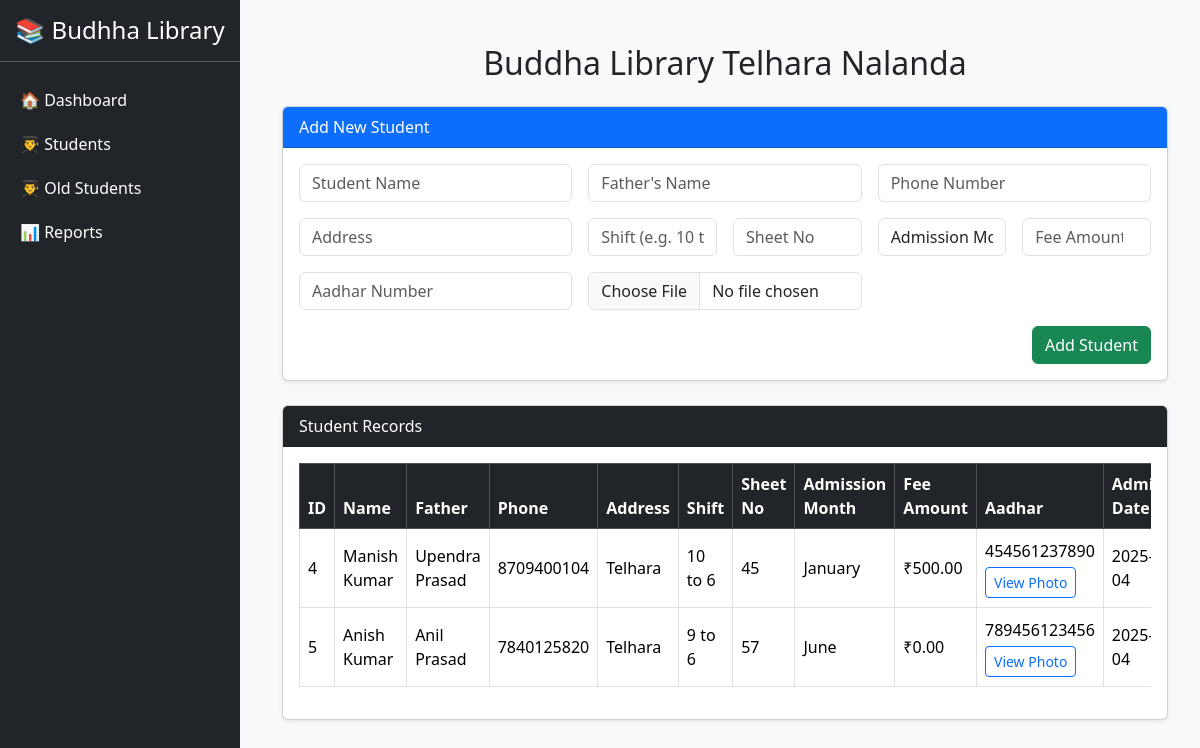
Before: /students with the older database file.
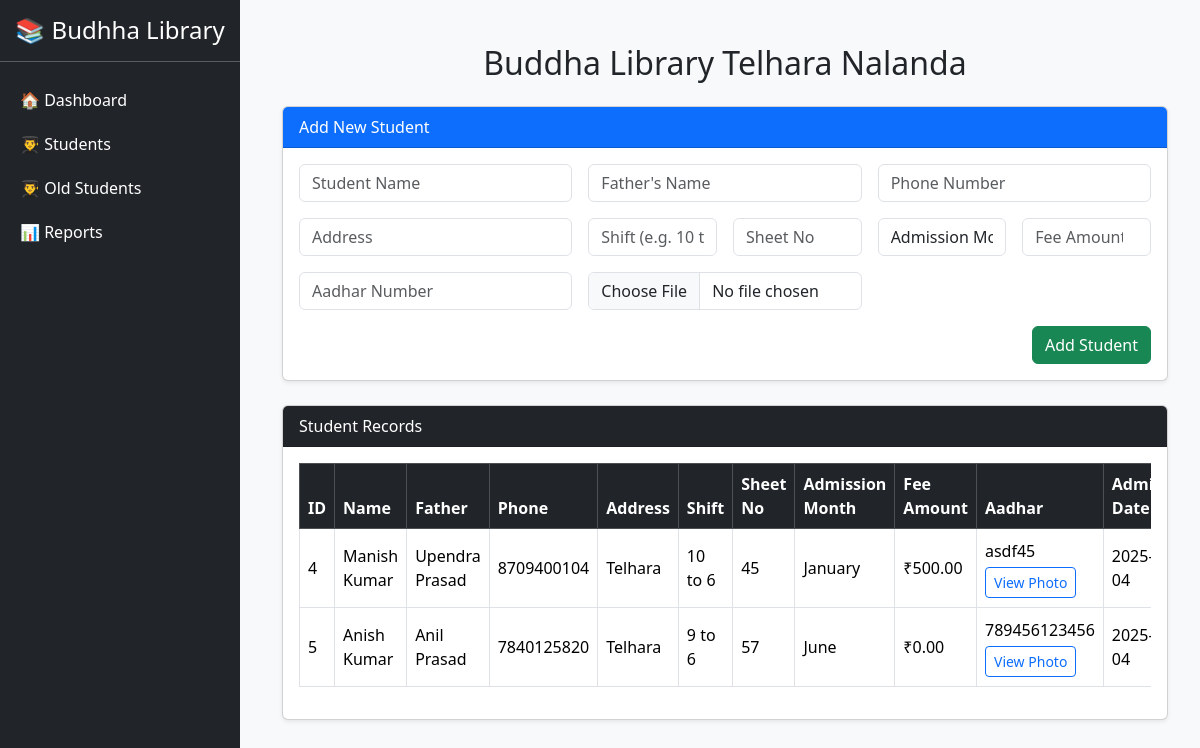
After: the same page with the newer database file.
### tables this page shows
CREATE TABLE students (
                    id INTEGER PRIMARY KEY AUTOINCREMENT,
                    name TEXT,
                    father TEXT,
                    phone TEXT,
                    address TEXT,
                    shift TEXT,
                    sheet_no TEXT,                    
                    admission_month TEXT,
                    fee_amount REAL,
                    aadhar_number TEXT,                    
                    admission_date TEXT,
                    is_active INTEGER DEFAULT 1
                , aadhar_image TEXT);

### app.py (the view)
@app.route('/students')
def students():
    conn = sqlite3.connect(get_db_path())
    c = conn.cursor()
    c.execute("SELECT * FROM students WHERE is_active = 1 ORDER BY sheet_no ASC")
    students = c.fetchall()
    conn.close()
    return render_template('students.html', students=students)

### app.py (called while the page is built)
def get_db_path():
    return os.path.join(BASE_DIR, 'database', 'library.db')

### templates/students.html (shortened to what this page needs)
{% extends 'base.html' %}
{% block content %}
<div class="container mt-4">
    <h2 class="text-center mb-4">Buddha Library Telhara Nalanda</h2>
    <div class="card mb-4 shadow-sm">
        <div class="card-header bg-primary text-white">Add New Student</div>
        <div class="card-body">
            <form method="POST"
                  action="{{ url_for('add_student') }}"
                  enctype="multipart/form-data">
                <div class="row g-3">
                    <div class="col-md-4">
                        <input type="text" name="name" class="form-control"
                               placeholder="Student Name" required>
                    </div>
                    <div class="col-md-4">
                        <input type="text" name="father" class="form-control"
                               placeholder="Father's Name" required>
                    </div>
                    <div class="col-md-4">
                        <input type="text" name="phone" class="form-control"
                               placeholder="Phone Number" required>
                    </div>
                    <div class="col-md-4">
                        <input type="text" name="address" class="form-control"
                               placeholder="Address">
                    </div>
                    <div class="col-md-2">
                        <input type="text" name="shift" class="form-control"
                               placeholder="Shift (e.g. 10 to 6)">
                    </div>
                    <div class="col-md-2">
                        <input type="text" name="sheet_no" class="form-control"
                               placeholder="Sheet No">
                    </div>
                    <div class="col-md-2">
                        <select name="admission_month" class="form-control" required>
                            <option value="" disabled selected>Admission Month</option>
                        </select>
                    </div>
                    <div class="col-md-2">
                        <input type="number" step="0.01" name="fee_amount"
                               class="form-control" placeholder="Fee Amount">
                    </div>
                    <div class="col-md-4">
                        <input type="text" name="aadhar_number" class="form-control"
                               placeholder="Aadhar Number">
                    </div>
                    <div class="col-md-4">
                        <input type="file" name="aadhar_image" class="form-control"
                               accept="image/*">
                    </div>
                </div>
                <div class="text-end mt-3">
                    <button type="submit" class="btn btn-success">Add Student</button>
                </div>
            </form>
        </div>
    </div>
    <div class="card shadow-sm">
        <div class="card-header bg-dark text-white">Student Records</div>
        <div class="card-body">
            <div class="table-responsive">
                <table class="table table-bordered table-hover align-middle">
                    <thead class="table-dark">
                        <tr>
                            <th>ID</th>
                            <th>Name</th>
                            <th>Father</th>
                            <th>Phone</th>
                            <th>Address</th>
                            <th>Shift</th>
                            <th>Sheet No</th>
                            <th>Admission Month</th>
                            <th>Fee Amount</th>
                            <th>Aadhar</th>
                            <th>Admission Date</th>
                        </tr>
                    </thead>
                    <tbody>
                        {% for s in students %}
                        <tr>
                            <td>{{ s[0] }}</td>
                            <td>{{ s[1] }}</td>
                            <td>{{ s[2] }}</td>
                            <td>{{ s[3] }}</td>
                            <td>{{ s[4] }}</td>
                            <td>{{ s[5] }}</td>
                            <td>{{ s[6] }}</td>
                            <td>{{ s[7] }}</td>
                            <td>₹{{ "%.2f"|format(s[8] or 0) }}</td>
                            <td>
                                {{ s[9] }}
                                {% if s[12] %}
                                    <br>
                                    <button type="button"
                                            class="btn btn-sm btn-outline-primary mt-1"
                                            data-bs-toggle="modal"
                                            data-bs-target="#aadharModal{{ s[0] }}">
                                        View Photo
                                    </button>
                                {% endif %}
                            </td>
                            <td>{{ s[10] }}</td>
                        </tr>
                                                        {% set months = [
                                                            'January','February','March','April',
                                                            'May','June','July','August',
                                                            'September','October','November','December'
                                                        ] %}
                        {% endfor %}
                    </tbody>
                </table>
            </div>
        </div>
    </div>
</div>
{% endblock %}

### templates/base.html (shortened to what this page needs)
<!DOCTYPE html>
<html lang="en">
<head>
  <link href="https://cdn.jsdelivr.net/npm/bootstrap@5.3.3/dist/css/bootstrap.min.css" rel="stylesheet">
</head>
<div class="content">
    {% block content %}
    {% endblock %}
  </div>
  <li class="nav-item">
</li>
<body>
  <div class="sidebar">
    <h4 class="text-center">📚 Budhha Library</h4>
    <hr>
    <a href="/">🏠 Dashboard</a>
    <a href="/students">👨‍🎓 Students</a>
    <a href="/deleted_students">👨‍🎓 Old Students</a>
    <a href="/reports">📊 Reports</a>
  </div>
</body>
</html>

### templates/base.html (style rules this page uses)
body { background-color: #f8f9fa; }
.sidebar { height: 100vh; position: fixed; left: 0; top: 0; background-color: #212529; width: 240px; color: white; padding-top: 1rem; }
.sidebar a { display: block; color: white; padding: 10px 20px; text-decoration: none; }
.content { margin-left: 250px; padding: 20px; }

Changed rows visible on the page:
changed students "Manish Kumar": aadhar_number "454561237890" → "asdf45"
